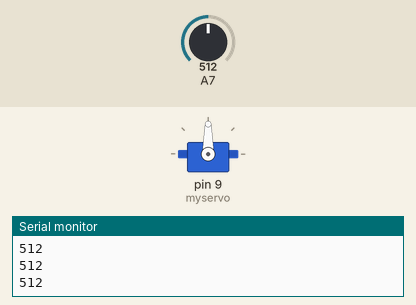
This sketch was run on a simulated Arduino Nano, built with avr-gcc and run on an emulated ATmega328P. Parts: servo, the last lines printed to the serial monitor. The inputs (shaded band) are chosen by the test bench; at power-on: A7 = 512.

Above: at 1.2 s.
1.3 s: A7 set to 582
2.8 s: A7 set to 610
At 3.6 s:
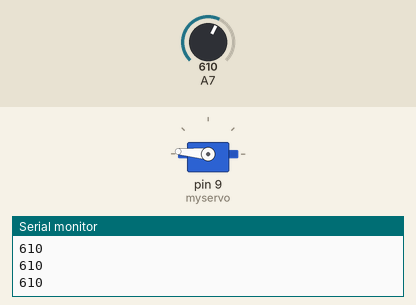
Timing chart, 0 to 5.8 s (numbered marks = the images above; inputs shaded):
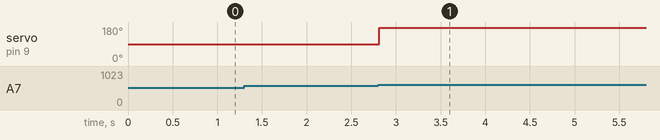

Measured:
- the behaviour switches between 600 and 601 on A7 (found by bisection; images 0 and 1)
- after the input at 2.8 s, servo on pin 9 (myservo): 90° → 175° at once

The sketch:

Skyd.ino
```cpp
#include <Servo.h>
Servo myservo;
int val;    // variable to read the value from the analog pin
bool fire = false ;
int pol = 1;
bool n = false;
void setup() {
  pinMode(A7, INPUT);
  analogWrite(A7, LOW);
  Serial.begin(9600);   // подключаем монитор порта
  myservo.attach(9);  // attaches the servo on pin 9 to the servo object
  myservo.write(90);
  delay(15);
}

void loop() {
  // считываем данные с датчика и выводим на монитор порта
  int light = analogRead(A7);
  Serial.println(light);
if (light > 600){
  delay(10);
  if (fire == true){
   myservo.write(175);
   //Serial.print("first");
   pol = 1;
    }
 if (fire == false){
   myservo.write(175);
  // Serial.print("second");
   pol = 2;
    }
}
 if (light <= 600){
  delay (10);
  if (pol==2) fire = true;
  if (pol==1) fire = false;

  }

}
```
